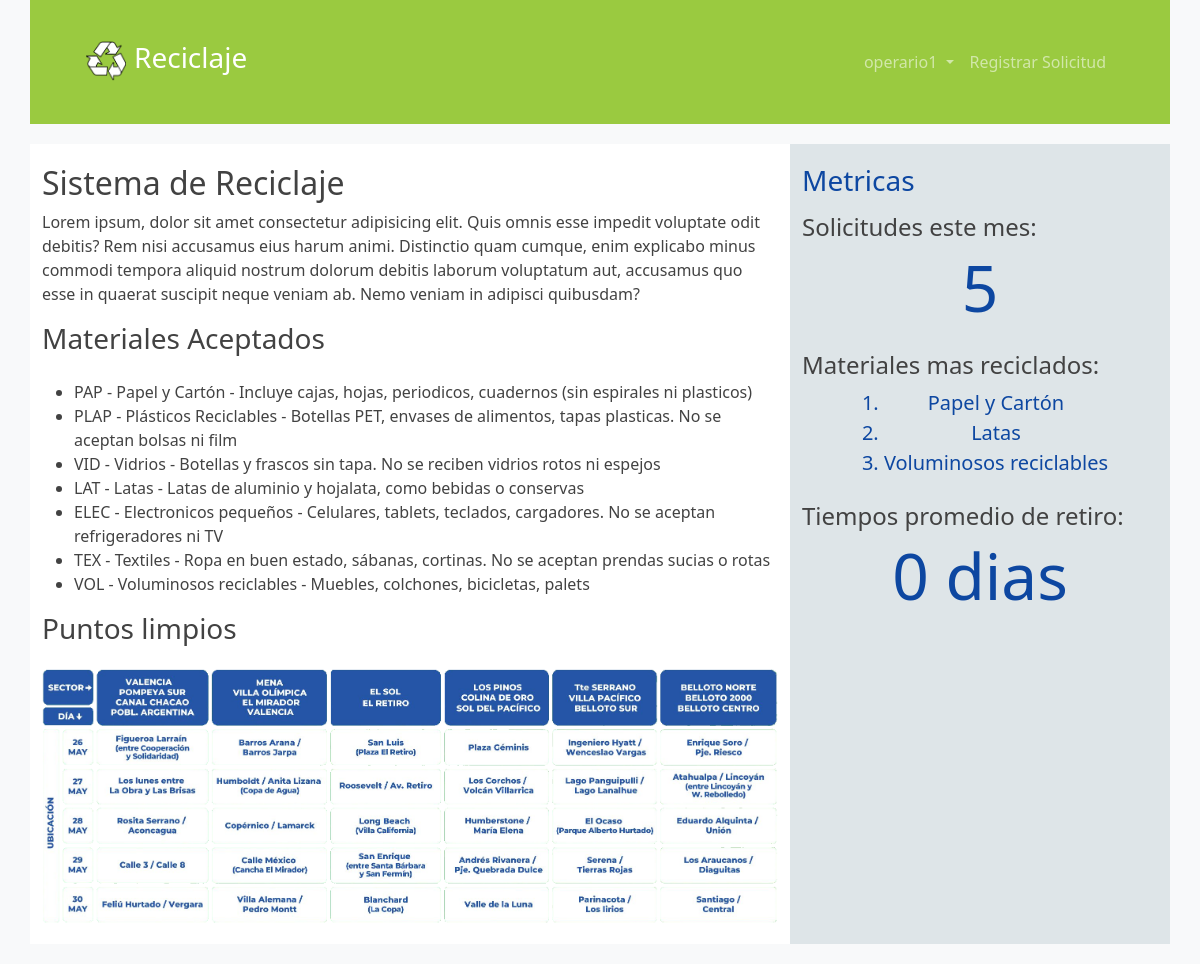
Screenshot of / (signed in) with the database file from the repository.
### core/models.py (models this page shows, shortened)
class MaterialReciclable(models.Model):
    codigo = models.CharField(max_length=5, primary_key=True)
    nombre = models.CharField(max_length=30)
    descripcion = models.CharField(max_length=100)
    veces_reciclado = models.PositiveIntegerField(default=0)
    def __str__(self):
        return f"{self.codigo} - {self.nombre} - {self.descripcion}"

### core/views.py (the view)
# urls.py: 2. Add a URL to urlpatterns:  path('', views.home, name='home')
def home(request):
    hoy = timezone.now().date()
    solicitudes_mes = SolicitudRetiro.objects.filter(
        fecha_creacion__gte=hoy.replace(day=1)
    ).count()
    print(solicitudes_mes)
    promedio_retiro = SolicitudRetiro.objects.filter(
        tiempo_en_completar__isnull=False
    ).aggregate(promedio=Avg('tiempo_en_completar'))['promedio']
    if promedio_retiro:
        tiempo_retiro = str(promedio_retiro.days) + ' dias'
    else:
        tiempo_retiro = 'n/a'
    materiales = MaterialReciclable.objects.all()
    mas_reciclados = list(materiales)
    mas_reciclados.sort(key= lambda a: a.veces_reciclado, reverse=True)
    mas_reciclados = [m.nombre for m in mas_reciclados][0:3]
    data = {
        "solicitudes_mes": solicitudes_mes,
        "materiales": materiales,
        "mas_reciclados": mas_reciclados,
        "tiempo_retiro": tiempo_retiro
    }
    return render(request, 'core/index.html', data);

### core/templates/core/index.html (shortened to what this page needs)
{% extends 'core/base.html' %}
{% load static %}
{% block contenido %}
<section class="row contenedor-main">
    <main class="col-md-8">
        <h2>Sistema de Reciclaje</h2>
        <p class="fw-light">Lorem ipsum, dolor sit amet consectetur adipisicing elit. Quis omnis esse impedit voluptate odit debitis? Rem nisi accusamus eius harum animi. Distinctio quam cumque, enim explicabo minus commodi tempora aliquid nostrum dolorum debitis laborum voluptatum aut, accusamus quo esse in quaerat suscipit neque veniam ab. Nemo veniam in adipisci quibusdam?</p>
        <h3 class="mb-4">Materiales Aceptados</h3>
        <ul>
            {% for material in materiales %}
            <li>{{material}}</li>
            {% endfor %}
        </ul>
        <h3 class="mb-4">Puntos limpios</h3>
        <img src="{% static 'core/img/puntos-limpios-xl.png' %}" class="img-fluid d-none d-md-inline" alt="">
    </main>
    <aside class="col-md-4">
        <h3 class="mb-3">Metricas</h3>
        <h4 class="subtitulo-aside">Solicitudes este mes: </h4>
        <h6 class="display-3 text-center mb-4">{{ solicitudes_mes }}</h6>
        <h4 class="subtitulo-aside">Materiales mas reciclados: </h4>
        <div class="contenedor-lista text-center">
            <ol class="mb-4 d-inline-block lead">
                {% for material in mas_reciclados %}
                <li>{{material}}</li>
                {% endfor %}
            </ol>
        </div>
        <h4 class="subtitulo-aside">Tiempos promedio de retiro: </h4>
        <h6 class="display-3 text-center">{{ tiempo_retiro }}</h6>
    </aside>
</section>
{% endblock %}

### core/templates/core/nav.html (shortened to what this page needs)
{% load static %}
<nav class="navbar navbar-expand-lg navbar-dark py-2 py-sm-3">
    <div class="container">
        <a href="/" class="navbar-brand d-flex">
            <img src="{% static 'core/img/logo-1.png' %}" alt="" width="40" height="40" class="d-inline-block align-text-top">
            <span class="align-self-center h3 ms-2">Reciclaje</span>
        </a>
        <div class="collapse navbar-collapse flex-lg-grow-0" id="contenidoMenu">
            <ul class="navbar-nav">
                <li class="nav-item dropdown">
                    {% if user.is_authenticated %}
                    <a
                        href="#"
                        class="nav-link dropdown-toggle"
                        role="button"
                        data-bs-toggle="dropdown"
                        aria-expanded="false"
                        id="dropdown-usuario"
                    >
                        {% if user.first_name %}
                            {{user.first_name}}
                        {% else %}
                            {{user.username}}
                        {% endif %}
                    </a>
                    {% endif %}
                </li>
                <li class="nav-item">
                    <a href="/retiro" class="nav-link">Registrar Solicitud</a>
                </li>
            </ul>
        </div>
    </div>
</nav>

### core/static/core/css/estilos.css (style rules this page uses)
body { background-color: #f3f0f5; color: #fff; }
.contenedor-main { margin-bottom: 20px; }
main { background: #fff; color: #424242; padding: 20px 0; }
aside { background: #dee5e8; padding: 20px 0; color: #0d47a1; }
.subtitulo-aside { color: #424242; }

### rows the page displays
MaterialReciclable: codigo+nombre+descripcion "PAP - Papel y Cartón - Incluye cajas, hojas, periodicos, cuadernos (sin espirales ni plasticos)", mas_reciclados "Papel y Cartón"
MaterialReciclable: codigo+nombre+descripcion "PLAP - Plásticos Reciclables - Botellas PET, envases de alimentos, tapas plasticas. No se aceptan bolsas ni film"
MaterialReciclable: codigo+nombre+descripcion "VID - Vidrios - Botellas y frascos sin tapa. No se reciben vidrios rotos ni espejos"
MaterialReciclable: codigo+nombre+descripcion "LAT - Latas - Latas de aluminio y hojalata, como bebidas o conservas", mas_reciclados "Latas"
MaterialReciclable: codigo+nombre+descripcion "ELEC - Electronicos pequeños - Celulares, tablets, teclados, cargadores. No se aceptan refrigeradores ni TV"
MaterialReciclable: codigo+nombre+descripcion "TEX - Textiles - Ropa en buen estado, sábanas, cortinas. No se aceptan prendas sucias o rotas"
MaterialReciclable: codigo+nombre+descripcion "VOL - Voluminosos reciclables - Muebles, colchones, bicicletas, palets", mas_reciclados "Voluminosos reciclables"

### other values shown
{{ user.username }} "operario1"
{{ solicitudes_mes }} "5"
{{ tiempo_retiro }} "0 dias"
